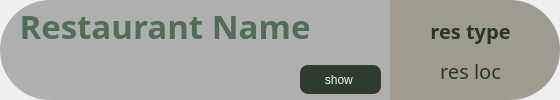
<?xml version="1.0" encoding="UTF-8"?>
<ui version="4.0">
 <class>restaurantitem</class>
 <widget class="QWidget" name="restaurantitem">
  <property name="geometry">
   <rect>
    <x>0</x>
    <y>0</y>
    <width>560</width>
    <height>100</height>
   </rect>
  </property>
  <property name="minimumSize">
   <size>
    <width>560</width>
    <height>100</height>
   </size>
  </property>
  <property name="maximumSize">
   <size>
    <width>560</width>
    <height>100</height>
   </size>
  </property>
  <property name="windowTitle">
   <string>Form</string>
  </property>
  <widget class="QLineEdit" name="lineEdit">
   <property name="geometry">
    <rect>
     <x>0</x>
     <y>0</y>
     <width>390</width>
     <height>100</height>
    </rect>
   </property>
   <property name="styleSheet">
    <string notr="true">background-image: url(:/images/minibackgroundmenu.jpg);
border-top-left-radius:50px;
border-bottom-left-radius:50px;</string>
   </property>
  </widget>
  <widget class="QLabel" name="label_2">
   <property name="geometry">
    <rect>
     <x>0</x>
     <y>0</y>
     <width>390</width>
     <height>100</height>
    </rect>
   </property>
   <property name="styleSheet">
    <string notr="true">background-color:rgba(0, 0, 0, 80);
border-top-left-radius:50px;
border-bottom-left-radius:50px;</string>
   </property>
   <property name="text">
    <string/>
   </property>
  </widget>
  <widget class="QLabel" name="label_3">
   <property name="geometry">
    <rect>
     <x>390</x>
     <y>0</y>
     <width>170</width>
     <height>100</height>
    </rect>
   </property>
   <property name="font">
    <font>
     <pointsize>20</pointsize>
    </font>
   </property>
   <property name="styleSheet">
    <string notr="true">background-color:rgba(220, 213, 200, 1);
border-bottom-right-radius: 50px;
border-top-right-radius: 50px;</string>
   </property>
   <property name="text">
    <string/>
   </property>
  </widget>
  <widget class="QLabel" name="label_4">
   <property name="geometry">
    <rect>
     <x>390</x>
     <y>0</y>
     <width>170</width>
     <height>100</height>
    </rect>
   </property>
   <property name="styleSheet">
    <string notr="true">background-color:rgba(0, 0, 0, 70);
border-bottom-right-radius: 50px;
border-top-right-radius: 50px;</string>
   </property>
   <property name="text">
    <string/>
   </property>
  </widget>
  <widget class="QLabel" name="label_restaurantName">
   <property name="geometry">
    <rect>
     <x>0</x>
     <y>0</y>
     <width>330</width>
     <height>51</height>
    </rect>
   </property>
   <property name="font">
    <font>
     <family>Freestyle Script</family>
     <pointsize>25</pointsize>
     <italic>false</italic>
     <bold>true</bold>
    </font>
   </property>
   <property name="layoutDirection">
    <enum>Qt::LayoutDirection::LeftToRight</enum>
   </property>
   <property name="styleSheet">
    <string notr="true">color:rgba(80, 110, 85, 1);</string>
   </property>
   <property name="text">
    <string>Restaurant Name</string>
   </property>
   <property name="textFormat">
    <enum>Qt::TextFormat::AutoText</enum>
   </property>
   <property name="alignment">
    <set>Qt::AlignmentFlag::AlignCenter</set>
   </property>
  </widget>
  <widget class="QLabel" name="label_restaurantType">
   <property name="geometry">
    <rect>
     <x>410</x>
     <y>10</y>
     <width>121</width>
     <height>41</height>
    </rect>
   </property>
   <property name="font">
    <font>
     <family>Rockwell</family>
     <pointsize>15</pointsize>
     <italic>false</italic>
     <bold>true</bold>
    </font>
   </property>
   <property name="layoutDirection">
    <enum>Qt::LayoutDirection::LeftToRight</enum>
   </property>
   <property name="styleSheet">
    <string notr="true">color:rgba(40, 55, 30, 1);</string>
   </property>
   <property name="text">
    <string>res type</string>
   </property>
   <property name="textFormat">
    <enum>Qt::TextFormat::AutoText</enum>
   </property>
   <property name="alignment">
    <set>Qt::AlignmentFlag::AlignCenter</set>
   </property>
  </widget>
  <widget class="QLabel" name="label_restaurantLocation">
   <property name="geometry">
    <rect>
     <x>410</x>
     <y>50</y>
     <width>121</width>
     <height>41</height>
    </rect>
   </property>
   <property name="font">
    <font>
     <family>Rockwell</family>
     <pointsize>15</pointsize>
     <italic>false</italic>
     <bold>false</bold>
    </font>
   </property>
   <property name="layoutDirection">
    <enum>Qt::LayoutDirection::LeftToRight</enum>
   </property>
   <property name="styleSheet">
    <string notr="true">color:rgba(40, 55, 30, 1);</string>
   </property>
   <property name="text">
    <string>res loc</string>
   </property>
   <property name="textFormat">
    <enum>Qt::TextFormat::AutoText</enum>
   </property>
   <property name="alignment">
    <set>Qt::AlignmentFlag::AlignCenter</set>
   </property>
  </widget>
  <widget class="QPushButton" name="showresButton">
   <property name="geometry">
    <rect>
     <x>300</x>
     <y>65</y>
     <width>81</width>
     <height>29</height>
    </rect>
   </property>
   <property name="styleSheet">
    <string notr="true">QPushButton#showresButton {
    background-color: rgba(45, 60, 45, 255);   
    color: #F0F8F2;                              
    border-radius: 8px;
    padding: 6px 20px;
}

QPushButton#showresButton:hover {
    background-color: rgba(55, 80, 60, 255);   
}

QPushButton#showresButton:pressed {
    background-color: rgba(30, 40, 30, 255);    
    padding-left: 8px;
    padding-top: 8px;
}
</string>
   </property>
   <property name="text">
    <string>show </string>
   </property>
  </widget>
  <widget class="QLabel" name="ratingLabel">
   <property name="geometry">
    <rect>
     <x>320</x>
     <y>10</y>
     <width>51</width>
     <height>31</height>
    </rect>
   </property>
   <property name="text">
    <string/>
   </property>
  </widget>
 </widget>
 <resources/>
 <connections/>
</ui>
